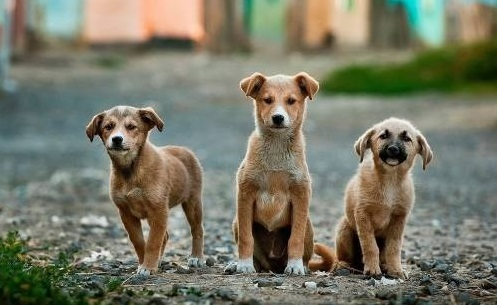
#> input picture Imagenes/Perros.jpg, 497 x 305 px; its folder holds only this picture in this run
$ python -i '1-G-2-Grupo-3-CÓDIGO-Entrega-.py'   (imports and definitions only)
#> lines starting #> are read from the running program, lines starting #| are printed output that depends on the picture; after the words box and inside, x2 and y2 are one past the last pixel; in counts of white or black regions, pixels touching at a corner belong together
# FUNDAMENTOS DE COMPUTACIÓN Y PROGRAMACIÓN PARA INGENIERÍA
# SECCIÓN DEL CURSO: 1-G-2
# PROFESOR DE TEORÍA:  LUIS CORRAL RODRÍGUEZ
# PROFESOR DE LABORATORIO: PABLO LORCA ORLOFF
# GRUPO: 3
# INTEGRANTES:
# 1. Diego Kohle Núñez 21.008.705-2
# 2. Lucas Maza Camilla 21.042.675-2
# 3. Ignacio Pérez Henríquez 20.721.597-k
# 4. Gonzalo Ramírez Abarca 21.029.895-9
# DESCRIPCIÓN DEL PROGRAMA: Un programa simple de aplicación de filtros a
# una imagen seleccionada por el usuario.

# <EL PROGRAMA EMPIEZA A PARTIR DE AQUÍ>

#Modulos y funciones importadas

import tkinter as tk
from tkinter import ttk
from tkinter import filedialog

from PIL import ImageTk, Image, ImageOps
import numpy as np

from matplotlib import pyplot as plt
import matplotlib.image as mpimg

import cv2

#Crear ventana
# [3 lines not run here, left out]

#Imagen a usar
def cargar(): #Entrada
    Imagen = filedialog.askopenfilename(initialdir = "/",
                                          title = "Selecciona una imagen",
                                          filetypes = (("Imagenes JPG",
                                                        "*.jpg*"),
                                                       ("Imagenes BMP",
                                                        "*.bmp*"),
                                                       ("Todos los archivos",
                                                        "*.*")))
#> the answer given: Imagenes/Perros.jpg
    return Imagen

direct = cargar()
# [1 line not run here, left out]
# [1 line that did not run here, left out]
# [1 line that did not run here, left out]
# [1 line that did not run here, left out]
# [1 line not run here, left out]
#Cambiar tamaño de imagen
# [1 line that did not run here, left out]
# #Mostrar imagen en ventana
# [1 line that did not run here, left out]
# [1 line that did not run here, left out]
# [1 line not run here, left out]

#Funciones de control

# [134 lines left out: functions cargar_nuevo, original, guardar, gris, sepia, pixelado and 1 more, not called in this run]

def retrato():
        img = cv2.imread(direct)
#> img is the input picture: shape (305, 497, 3); mean B, G, R 102.4, 119.8, 119.6
        gris = cv2.cvtColor(img, cv2.COLOR_BGR2GRAY)
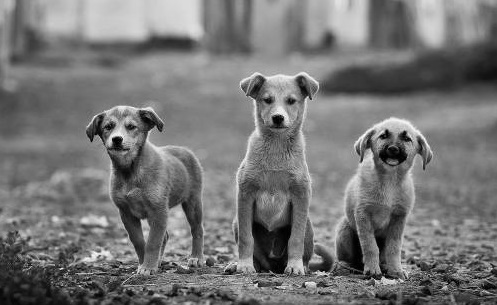
#> gris: shape (305, 497); min 0, max 254, mean 117.8
        cara_cascade = cv2.CascadeClassifier(r'haarcascade_frontalcatface_extended.xml')
        # Detectar cara
        caras = cara_cascade.detectMultiScale(gris, 1.1, 4)
#> caras = [[251, 78, 57, 57]]
        # Dibujar rectangulo alrededor de la cara y recortarla
        for (x, y, w, h) in caras:
            cv2.rectangle(img, (x, y), (x+w, y+h), (0, 0, 255), 2)
            caras = img[y:y + h, x:x + w]
            image_salida = cv2.cvtColor(caras, cv2.COLOR_BGR2RGB)
            cara = Image.fromarray(image_salida)
#> this loop made 1 pass
#> pass 1, in retrato, `caras = img[y:y + h, x:x + w]`:
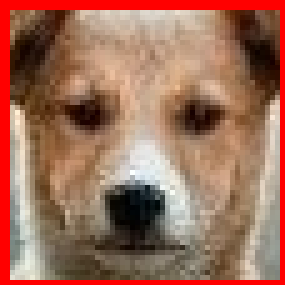
#> caras: shape (57, 57, 3) (shown 5 times larger); mean B, G, R 90.2, 109.5, 158.1
#> after the loop:
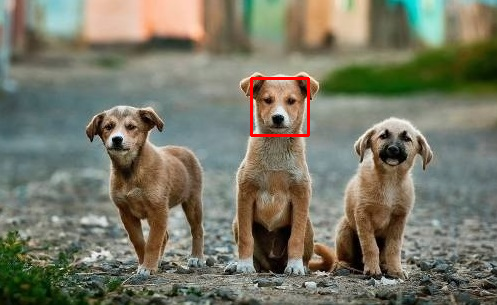
#> img: shape (305, 497, 3); 0.45% of pixels changed, all inside (x1, y1, x2, y2) = (250, 77, 310, 137)
        pit = cara.resize((170, 170), Image.Resampling.LANCZOS)
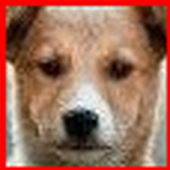
#> pit: PIL image 170x170 RGB; mean R, G, B 157.7, 110, 90.6
        global imag
        imag = pit
        pi = ImageTk.PhotoImage(pit)
#> (the run stopped early here; a loop or call above may not have finished)

$ run again, on Imagenes/gato 5.jpg
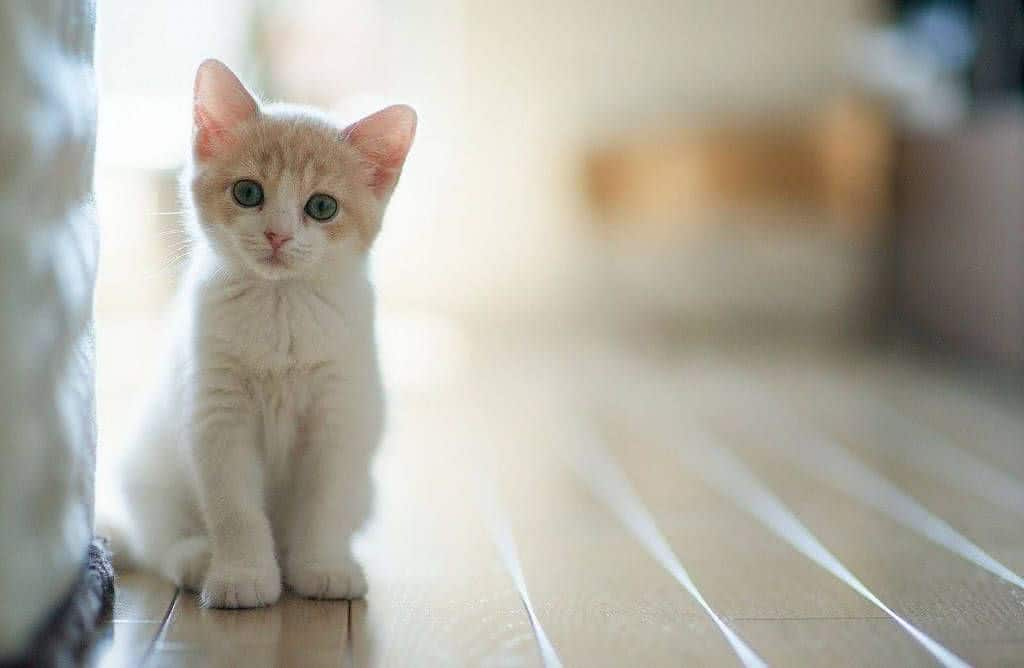
#> input picture Imagenes/gato 5.jpg, 1024 x 668 px
#> in retrato, img is the input picture: shape (668, 1024, 3); mean B, G, R 161.3, 171.8, 175.9
#> in retrato, `gris = cv2.cvtColor(img, cv2.COLOR_BGR2GRAY)`:
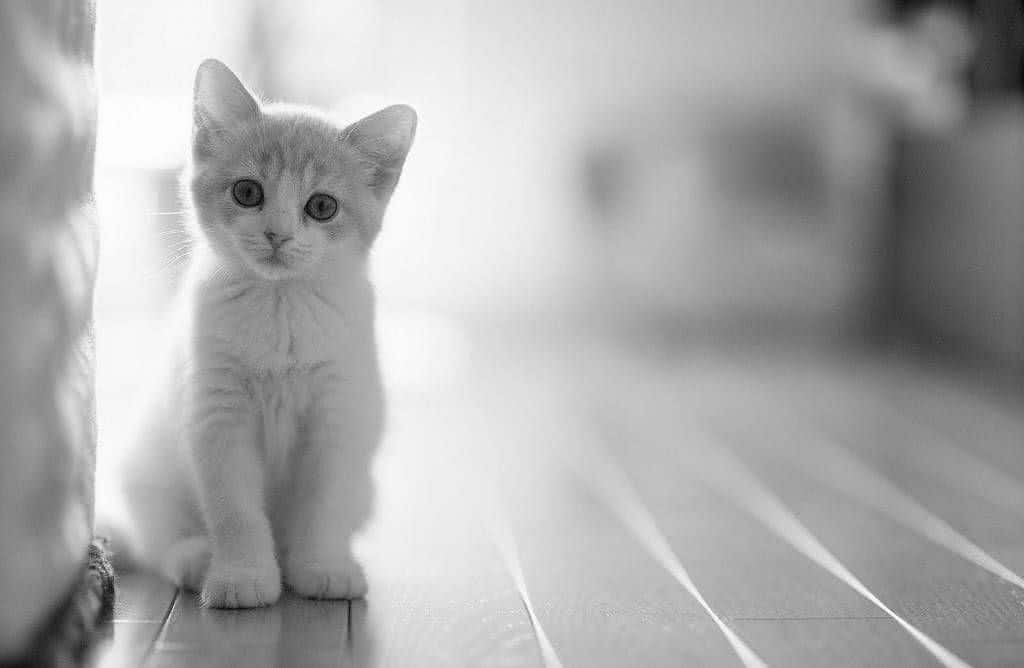
#> gris: shape (668, 1024); min 1, max 255, mean 171.8
#> in retrato, `caras = cara_cascade.detectMultiScale(gris, 1.1, 4)`: caras = [[203, 132, 160, 160]]
#> the loop in retrato, `for (x, y, w, h) in caras:` made 1 pass
#> after the loop in retrato, `for (x, y, w, h) in caras:`:
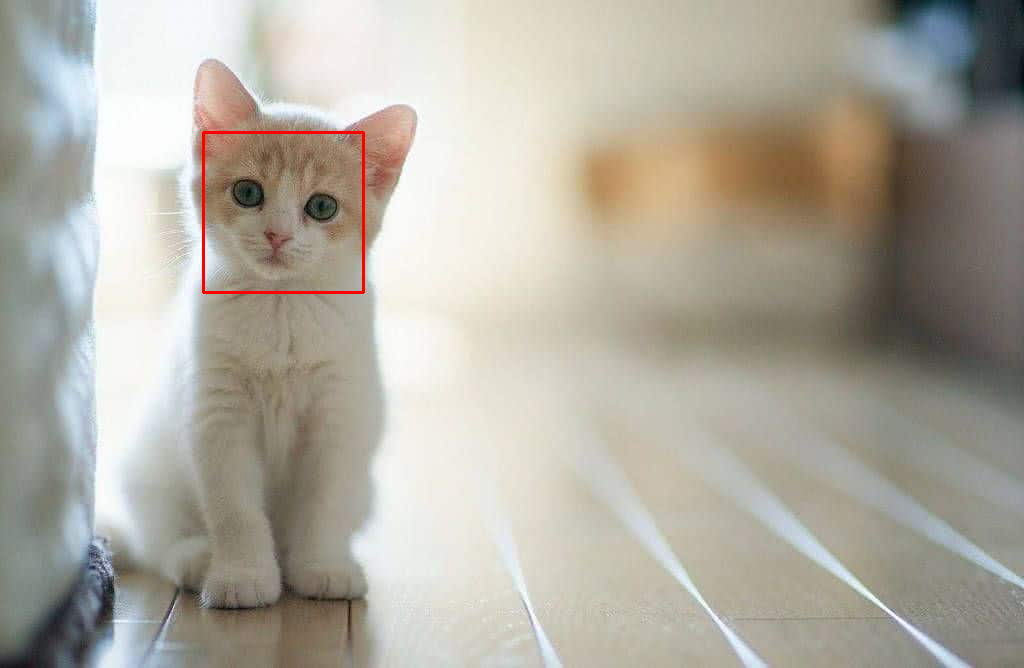
#> img: shape (668, 1024, 3); 0.28% of pixels changed, all inside (x1, y1, x2, y2) = (202, 131, 365, 294)

$ run again, on Imagenes/gato-persona.jpg
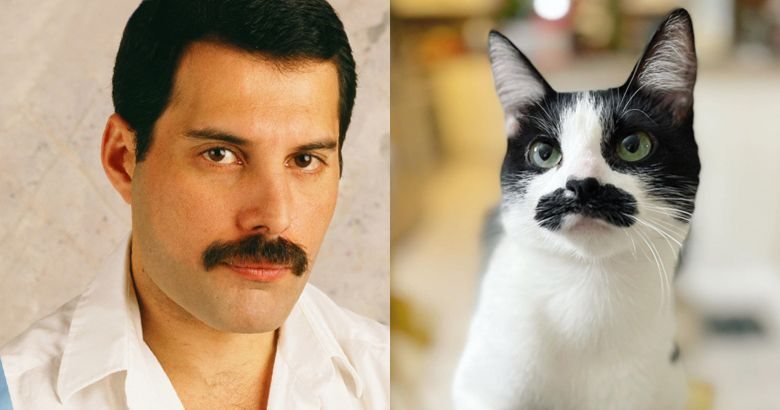
#> input picture Imagenes/gato-persona.jpg, 780 x 410 px
#> in retrato, img is the input picture: shape (410, 780, 3); mean B, G, R 133.7, 159.6, 180.7
#> in retrato, `gris = cv2.cvtColor(img, cv2.COLOR_BGR2GRAY)`:
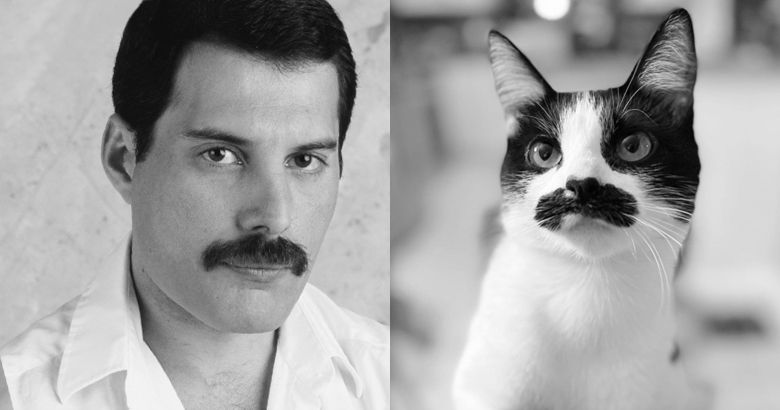
#> gris: shape (410, 780); min 0, max 255, mean 163
#> in retrato, `caras = cara_cascade.detectMultiScale(gris, 1.1, 4)`: caras = [[493, 77, 185, 185]]
#> the loop in retrato, `for (x, y, w, h) in caras:` made 1 pass
#> in retrato, `pit = cara.resize((170, 170), Image.Resampling.LANCZOS)`:
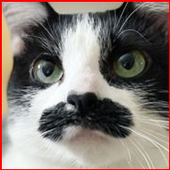
#> pit: PIL image 170x170 RGB; mean R, G, B 132.2, 122.7, 117.2

$ run again, on Imagenes/gato 2.jpg
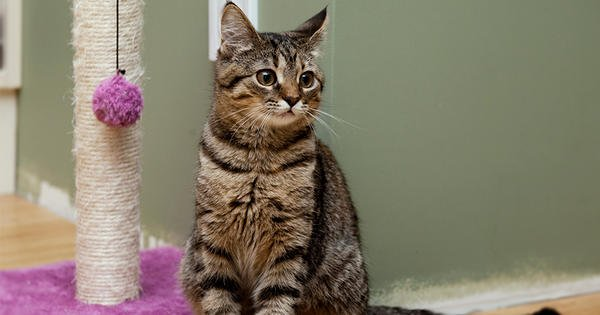
#> input picture Imagenes/gato 2.jpg, 600 x 315 px
#> in retrato, img is the input picture: shape (315, 600, 3); mean B, G, R 107.9, 125.4, 133.8
#> in retrato, `gris = cv2.cvtColor(img, cv2.COLOR_BGR2GRAY)`:
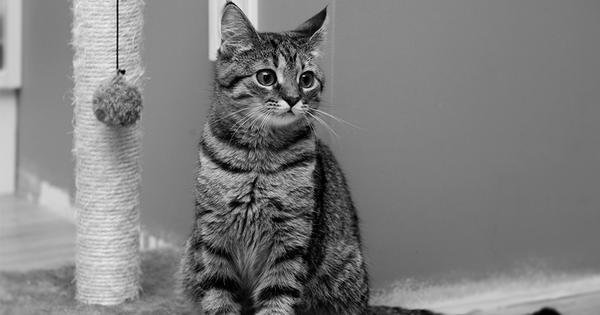
#> gris: shape (315, 600); min 0, max 249, mean 126
#> in retrato, `caras = cara_cascade.detectMultiScale(gris, 1.1, 4)`: caras = [[241, 40, 95, 95]]
#> the loop in retrato, `for (x, y, w, h) in caras:` made 1 pass
#> in retrato, `pit = cara.resize((170, 170), Image.Resampling.LANCZOS)`:
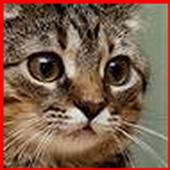
#> pit: PIL image 170x170 RGB; mean R, G, B 125.4, 94.7, 76
